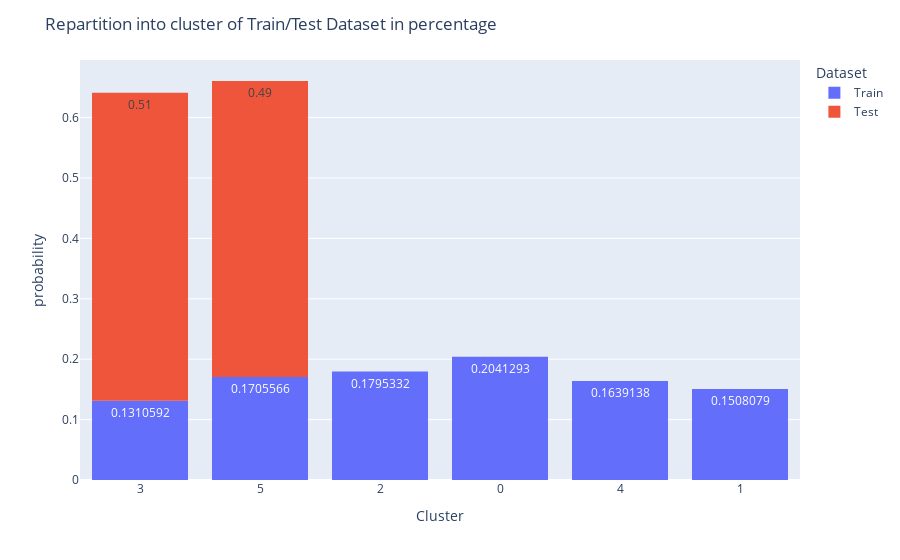

Notebook source saved alongside this figure:
### Code cell
df_cluster = pd.DataFrame(pred.T, index=df.index, columns=['Cluster'])
df_cluster.reset_index(inplace=True)
test_bool = df_cluster[TARGET].isna()
df_cluster['Dataset'] = 'Train'
df_cluster['Dataset'][test_bool] = 'Test'
df_cluster['Cluster'] = df_cluster['Cluster'].astype(str)
fig = px.histogram(df_cluster, x='Cluster', color='Dataset', histnorm='probability', text_auto=True)
fig.update_layout(
    title='Repartition into cluster of Train/Test Dataset in percentage'
)

### Figure 1 — Plotly figure (JSON) as saved in the notebook; plotly's stock layout.template omitted (floating-point values rounded to 4 significant figures; data arrays with more than 128 entries replaced by an {"elided": "..."} marker saying what was removed)
{"data": [{"alignmentgroup": "True", "bingroup": "x", "histnorm": "probability", "hovertemplate": "Dataset=Train<br>Cluster=%{x}<br>probability=%{y}<extra></extra>", "legendgroup": "Train", "marker": {"color": "#636efa", "pattern": {"shape": ""}}, "name": "Train", "offsetgroup": "Train", "orientation": "v", "showlegend": true, "texttemplate": "%{value}", "type": "histogram", "x": {"elided": "5570 str values"}, "xaxis": "x", "yaxis": "y"}, {"alignmentgroup": "True", "bingroup": "x", "histnorm": "probability", "hovertemplate": "Dataset=Test<br>Cluster=%{x}<br>probability=%{y}<extra></extra>", "legendgroup": "Test", "marker": {"color": "#EF553B", "pattern": {"shape": ""}}, "name": "Test", "offsetgroup": "Test", "orientation": "v", "showlegend": true, "texttemplate": "%{value}", "type": "histogram", "x": {"elided": "1000 str values"}, "xaxis": "x", "yaxis": "y"}], "layout": {"barmode": "relative", "legend": {"title": {"text": "Dataset"}, "tracegroupgap": 0}, "margin": {"t": 60}, "title": {"text": "Repartition into cluster of Train/Test Dataset in percentage"}, "xaxis": {"anchor": "y", "domain": [0, 1], "title": {"text": "Cluster"}}, "yaxis": {"anchor": "x", "domain": [0, 1], "title": {"text": "probability"}}}}
